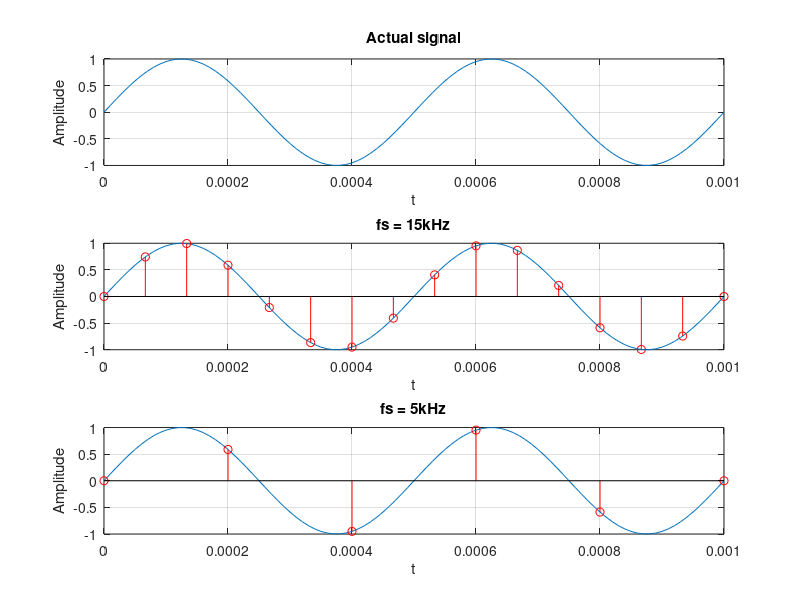

Recreate this plot in MATLAB. (Note: this script raises an error after producing the figure.)
% assignment 4 q 6
%% clear
clc;
clear all;
close all;

%% generate and plot actual wave
% frequency
fm = 2000;
% period
p = 1/fm;
% set n
t = 0:p/50:2*p;
s(1)=subplot(3,1,1);
y = sin(2*pi*fm*t);
plot(t,y);
title('Actual signal');
xlabel('t');
ylabel('Amplitude');
grid on;

%% plot sampled sequences
%% sampling frequency 15khz
fs = 15000;
% sample period
ps = 1/fs;
subplot(3,1,2);
% plot actual signal
plot(t,y);
hold on
% set samples
tn = 0:ps:2*p;
s(2)=stem(tn,sin(2*pi*fm*tn),'r');
title('fs = 15kHz');
xlabel('t');
ylabel('Amplitude');
grid on;

%% sampling frequency 5khz
fs = 5000;
% sample period
ps = 1/fs;
subplot(3,1,3);
% plot actual signal
plot(t,y);
hold on
% set samples
tn = 0:ps:2*p;
s(3)=stem(tn,sin(2*pi*fm*tn),'r');
title('fs = 5kHz');
xlabel('t');
ylabel('Amplitude');
grid on;

%% link all graph axis
linkaxes([s(1),s(2),s(3)],'xy');